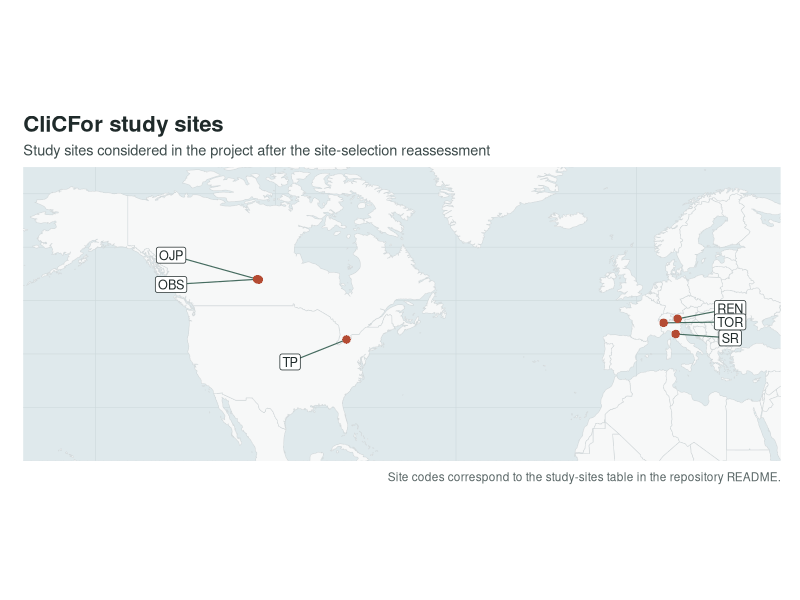

This chart was generated by the following R code:
library(ggplot2)
library(sf)
library(maps)

sites <- data.frame(
  code = c("OJP", "OBS", "TP", "REN", "SR", "TOR"),
  site_name = c(
    "Old Jack Pine",
    "Old Black Spruce",
    "Turkey Point",
    "Renon",
    "San Rossore",
    "Torgnon"
  ),
  country = c("Canada", "Canada", "Canada", "Italy", "Italy", "Italy"),
  lon = c(-104.692, -105.118, -80.357, 11.434, 10.910, 7.561),
  lat = c(53.916, 53.987, 42.710, 46.587, 43.731, 45.823),
  label_lon = c(-129, -129, -96, 26, 26, 26),
  label_lat = c(58.5, 53.0, 38.5, 48.5, 43.0, 46.0)
)

world <- st_as_sf(map("world", plot = FALSE, fill = TRUE))
sites_sf <- st_as_sf(sites, coords = c("lon", "lat"), crs = 4326)

map_plot <- ggplot() +
  geom_sf(data = world, fill = "#f7f8f8", color = "#d2d8da", linewidth = 0.2) +
  geom_segment(
    data = sites,
    aes(x = lon, y = lat, xend = label_lon, yend = label_lat),
    color = "#456b5f",
    linewidth = 0.4
  ) +
  geom_sf(data = sites_sf, color = "#b44b33", fill = "#b44b33", size = 2.6, shape = 21, stroke = 0.2) +
  geom_label(
    data = sites,
    aes(x = label_lon, y = label_lat, label = code),
    family = "sans",
    size = 3.2,
    linewidth = 0.15,
    label.padding = unit(0.18, "lines"),
    fill = "#ffffff",
    color = "#1f2a2a"
  ) +
  coord_sf(
    xlim = c(-170, 40),
    ylim = c(20, 75),
    expand = FALSE
  ) +
  labs(
    title = "CliCFor study sites",
    subtitle = "Study sites considered in the project after the site-selection reassessment",
    caption = "Site codes correspond to the study-sites table in the repository README."
  ) +
  theme_minimal(base_size = 11) +
  theme(
    panel.background = element_rect(fill = "#dfe9ec", color = NA),
    plot.background = element_rect(fill = "#ffffff", color = NA),
    panel.grid.major = element_line(color = "#cdd8db", linewidth = 0.2),
    axis.title = element_blank(),
    axis.text = element_blank(),
    panel.grid.minor = element_blank(),
    plot.title = element_text(face = "bold", size = 16, color = "#1f2a2a"),
    plot.subtitle = element_text(size = 10.5, color = "#3d4b4b"),
    plot.caption = element_text(size = 8.5, color = "#586565"),
    plot.margin = margin(10, 14, 10, 14)
  )

dir.create("docs/figures", recursive = TRUE, showWarnings = FALSE)

ggsave(
  filename = "docs/figures/study_sites_map.png",
  plot = map_plot,
  width = 11,
  height = 6.6,
  dpi = 220,
  bg = "#ffffff"
)
